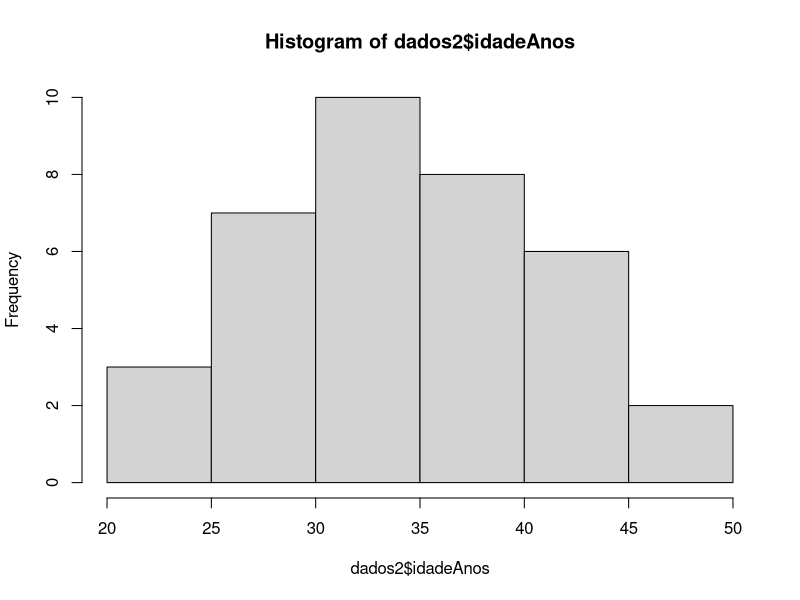
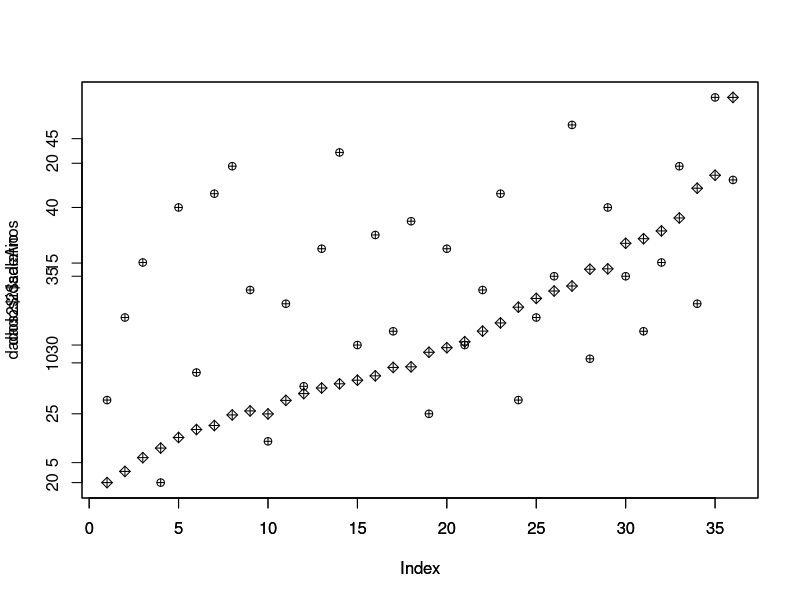
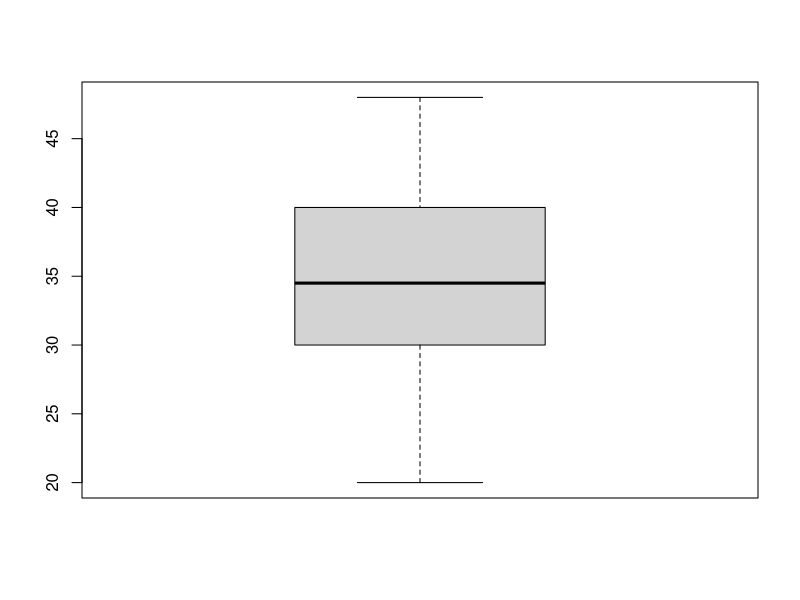

Here is the R script that generated these plots, in order:
#1.	# Redirecione para o diretório de trabalho
setwd("C:\\Users\\gabriel\\Desktop\\")

#2.	# Verificando os dados do diretório de trabalho
getwd()


#3.	# Carregando o arquivo funcionarios.csv para a variável dados
library(readxl)
dados <- read.csv("funcionarios.csv", sep = ';')

#4.	# Listando todos as observações do objeto dados
summary(dados)
dados

#5.	# Aumentar do tamanho da visualização dos dados na tela
options(max.print = 100000)
dados

#6.	# Mostrando os primeiros observações do DS funcionários
head(dados)

#7.	# Mostrando as últimas observações do DS funcionários
tail(dados)

#8.	# Calcule a média de idades dos funcionários
mean(dados$Anos)

#9.	# Calcule a mediana de idades dos funcionários
median(dados$Anos)

#10.	# Crie uma variável que contenha todos as idades por ordem crescente
dados_idade_crescente = sort(dados$Anos)
dados_idade_crescente

#11.	# Crie uma variável MenorIdade e atribua para ela a menor Idade dos funcionários
MenorIdade = min(dados$Anos)
MenorIdade

#12.	# Crie uma variável MaiorIdade e atribua para ela a maior Idade dos funcionários
MaiorIdade = max(dados$Anos)
MaiorIdade

#13.	# Crie uma variável com todas os salários ordenados por ordem crescente e salve em um arquivo CSV
salarios_crescente = sort(dados$SalarioXSalMin)
write.csv(salarios_crescente, 'salarios.csv')

#14.	# como visualizar somente os nomes das colunas
colnames(dados) 

#15.	# troque o nome de todas as colunas de acordo com sua sugestão
library(plyr)
dados2 <- rename(dados, replace=c(
  "N" = "id",
  "EstadoCivil" = "estadoCivil",
  "GraudeInstrucao" = "instrucao",
  "NumerodeFilhos" = "filhos",
  "SalarioXSalMin" = "salario",
  "Anos" = "idadeAnos",
  "Meses" = "idadeMeses",
  "RegiaodeProcedencia" = "regiao"
))
colnames(dados2)

#16.	# mostre em formato de tabela o total de funcionários solteiros e casados
table(dados2$estadoCivil)

#17.	# Quantos funcionários possuem ensino médio da empresa
sum(dados2$instrucao == "ensino médio")

#18.	# Crie gráficos de HISTOGRAMA com os dados de Anos
hist(dados2$idadeAnos)

#19.	# Crie gráfico PLOT com os dados de Anos com Salários
plot(dados2$salario, pch=9)
par(new=TRUE)
plot(dados2$idadeAnos, pch=10)

#20.	#  Crie um gráfico BOXPLOT com a idade da amostra
boxplot(dados2$idadeAnos)